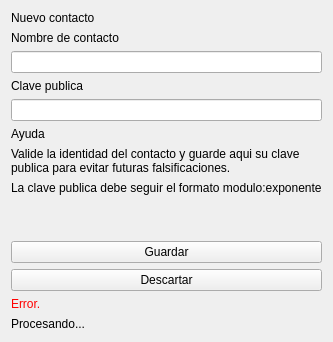
              <widget class="QWidget" name="newContactPage">
               <layout class="QVBoxLayout" name="verticalLayout_12">
                <item>
                 <widget class="QLabel" name="label_46">
                  <property name="text">
                   <string>Nuevo contacto</string>
                  </property>
                 </widget>
                </item>
                <item>
                 <widget class="QLabel" name="label_47">
                  <property name="text">
                   <string>Nombre de contacto</string>
                  </property>
                 </widget>
                </item>
                <item>
                 <widget class="QLineEdit" name="NewContactUsername"/>
                </item>
                <item>
                 <widget class="QLabel" name="label_49">
                  <property name="text">
                   <string>Clave publica</string>
                  </property>
                 </widget>
                </item>
                <item>
                 <widget class="QLineEdit" name="NewContactPk"/>
                </item>
                <item>
                 <widget class="QLabel" name="label_50">
                  <property name="text">
                   <string>Ayuda</string>
                  </property>
                 </widget>
                </item>
                <item>
                 <widget class="QLabel" name="label_51">
                  <property name="text">
                   <string>Valide la identidad del contacto y guarde aqui su clave publica para evitar futuras falsificaciones.</string>
                  </property>
                  <property name="wordWrap">
                   <bool>true</bool>
                  </property>
                 </widget>
                </item>
                <item>
                 <widget class="QLabel" name="label_17">
                  <property name="text">
                   <string>La clave publica debe seguir el formato modulo:exponente</string>
                  </property>
                 </widget>
                </item>
                <item>
                 <spacer name="verticalSpacer_12">
                  <property name="orientation">
                   <enum>Qt::Vertical</enum>
                  </property>
                  <property name="sizeHint" stdset="0">
                   <size>
                    <width>20</width>
                    <height>40</height>
                   </size>
                  </property>
                 </spacer>
                </item>
                <item>
                 <widget class="QPushButton" name="saveNewContactBtn">
                  <property name="text">
                   <string>Guardar</string>
                  </property>
                 </widget>
                </item>
                <item>
                 <widget class="QPushButton" name="discardNewContacBtn">
                  <property name="text">
                   <string>Descartar</string>
                  </property>
                 </widget>
                </item>
                <item>
                 <widget class="QLabel" name="NewContactErrorLabel">
                  <property name="styleSheet">
                   <string notr="true">color: red;</string>
                  </property>
                  <property name="text">
                   <string>Error.</string>
                  </property>
                 </widget>
                </item>
                <item>
                 <widget class="QLabel" name="NewContactStatusLabel">
                  <property name="text">
                   <string>Procesando...</string>
                  </property>
                 </widget>
                </item>
               </layout>
              </widget>
